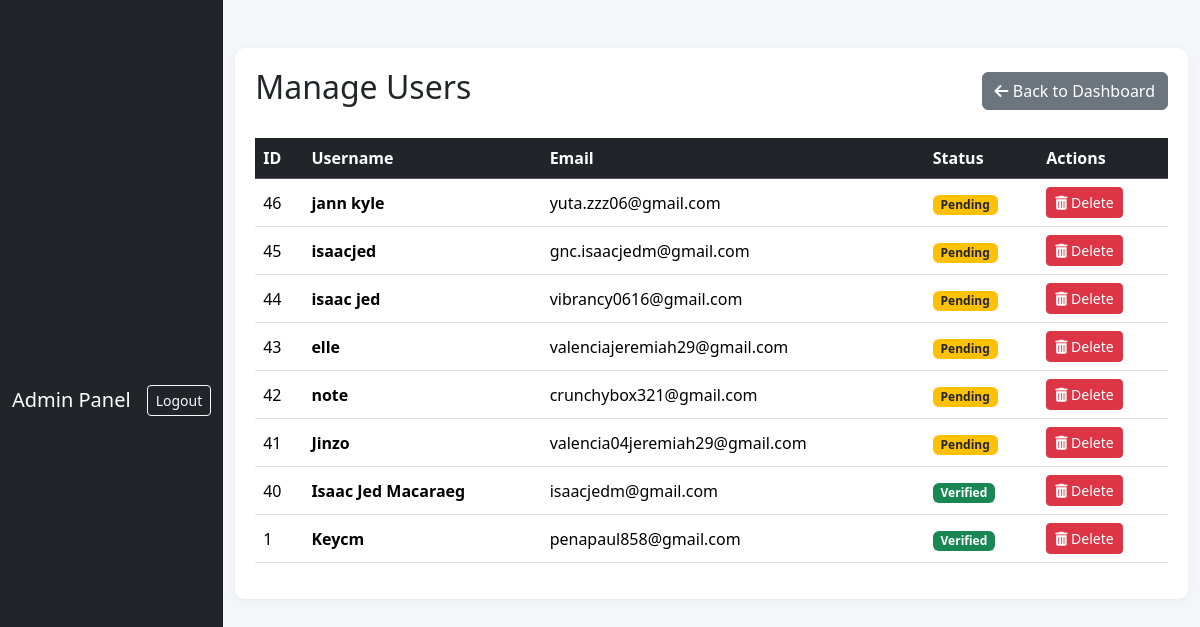
Page /manage_user.php (signed in) on the committed database.
### tables this page shows
CREATE TABLE `users` (
  `id` int(11) NOT NULL,
  `username` varchar(50) NOT NULL,
  `email` varchar(100) DEFAULT NULL,
  `password` varchar(255) NOT NULL,
  `role` varchar(20) DEFAULT 'user',
  `reset_token_hash` varchar(64) DEFAULT NULL,
  `reset_token_expires_at` datetime DEFAULT NULL,
  `account_activation_hash` varchar(64) DEFAULT NULL,
  `image_path` varchar(255) DEFAULT NULL
);

### manage_user.php (the view, shortened to what this page needs)
<?php
include 'config.php';
$sql = "SELECT * FROM users ORDER BY id DESC";
$result = $conn->query($sql);
?>
<!DOCTYPE html>
<html lang="en">
<head>
    <link rel="stylesheet" href="admin_new_style.css">
    <link href="https://cdn.jsdelivr.net/npm/bootstrap@5.3.3/dist/css/bootstrap.min.css" rel="stylesheet">
    <link rel="stylesheet" href="https://cdnjs.cloudflare.com/ajax/libs/font-awesome/6.4.0/css/all.min.css">
</head>
<body>
    <nav class="navbar navbar-expand-lg navbar-dark bg-dark">
        <div class="container-fluid">
            <a class="navbar-brand" href="admin.php">Admin Panel</a>
            <div class="d-flex">
                <a href="logout.php" class="btn btn-outline-light btn-sm">Logout</a>
            </div>
        </div>
    </nav>
    <div class="container mt-5">
        <div class="table-container">
            <div class="d-flex justify-content-between align-items-center mb-4">
                <h2>Manage Users</h2>
                <a href="admin.php" class="btn btn-secondary"><i class="fas fa-arrow-left"></i> Back to Dashboard</a>
            </div>
            <div class="table-responsive">
                <table class="table table-hover align-middle">
                    <thead class="table-dark">
                        <tr>
                            <th>ID</th>
                            <th>Username</th>
                            <th>Email</th>
                            <th>Status</th>
                            <th>Actions</th>
                        </tr>
                    </thead>
                    <tbody>
                        <?php if ($result->num_rows > 0): ?>
                            <?php while($row = $result->fetch_assoc()): ?>
                                <tr>
                                    <td><?php echo $row['id']; ?></td>
                                    <td>
                                        <div class="fw-bold"><?php echo htmlspecialchars($row['username']); ?></div>
                                    </td>
                                    <td><?php echo htmlspecialchars($row['email']); ?></td>
                                    <td>
                                        <?php if(empty($row['account_activation_hash'])): ?>
                                            <span class="badge bg-success">Verified</span>
                                        <?php else: ?>
                                            <span class="badge bg-warning text-dark">Pending</span>
                                        <?php endif; ?>
                                    </td>
                                    <td>
                                        <a href="manage_user.php?delete=<?php echo $row['id']; ?>"
                                           class="btn btn-danger btn-sm"
                                           onclick="return confirm('Are you sure? This will delete the user and ALL their data.');">
                                            <i class="fas fa-trash-alt"></i> Delete
                                        </a>
                                    </td>
                                </tr>
                            <?php endwhile; ?>
                        <?php else: ?>
                            <tr>
                                <td colspan="5" class="text-center text-muted py-4">No users found.</td>
                            </tr>
                        <?php endif; ?>
                    </tbody>
                </table>
            </div>
        </div>
    </div>
</body>
</html>

### admin_new_style.css (style rules this page uses)
:root { --primary: #2c3e50; --secondary: #64748b; --accent: #cd853f; --accent-hover: #b07236; --green: #10b981; --green-light: #d1fae5; --orange: #f59e0b; --orange-light: #fef3c7; --red: #ef4444; --red-light: #fee2e2; --blue: #3b82f6; --blue-light: #dbeafe; --purple: #8b5cf6; --purple-light: #ede9fe; --bg-body: #f8fafc; --white: #ffffff; --border: #e2e8f0; --radius-sm: 8px; --radius-md: 16px; --radius-pill: 50px; --shadow-sm: 0 1px 3px rgba(0,0,0,0.05); --shadow-md: 0 4px 6px -1px rgba(0,0,0,0.1), 0 2px 4px -1px rgba(0,0,0,0.06); --shadow-lg: 0 10px 15px -3px rgba(0,0,0,0.1), 0 4px 6px -2px rgba(0,0,0,0.05); --transition: all 0.3s cubic-bezier(0.4, 0, 0.2, 1); --font-main: 'Nunito Sans', sans-serif; --font-head: 'Playfair Display', serif; }
* { box-sizing: border-box; margin: 0; padding: 0; }
body { font-family: var(--font-main); background-color: var(--bg-body); color: var(--primary); display: flex; min-height: 100vh; font-size: 0.95rem; line-height: 1.5; }
a { text-decoration: none; color: inherit; transition: var(--transition); }
.table-responsive { overflow-x: auto; }

### manage_user.php (style rules this page uses)
body { background-color: #f4f6f9; }
.table-container { background: white; padding: 20px; border-radius: 10px; box-shadow: 0 2px 10px rgba(0,0,0,0.05); }

### rows in the picture
users: id "46", username "jann kyle", email "yuta.zzz06@gmail.com", account_activation_hash "Pending"
users: id "45", username "isaacjed", email "gnc.isaacjedm@gmail.com", account_activation_hash "Pending"
users: id "44", username "isaac jed", email "vibrancy0616@gmail.com", account_activation_hash "Pending"
users: id "43", username "elle", email "valenciajeremiah29@gmail.com", account_activation_hash "Pending"
users: id "42", username "note", email "crunchybox321@gmail.com", account_activation_hash "Pending"
users: id "41", username "Jinzo", email "valencia04jeremiah29@gmail.com", account_activation_hash "Pending"
users: id "40", username "Isaac Jed Macaraeg", email "isaacjedm@gmail.com", shows "Verified"
users: id "1", username "Keycm", email "penapaul858@gmail.com", shows "Verified"
